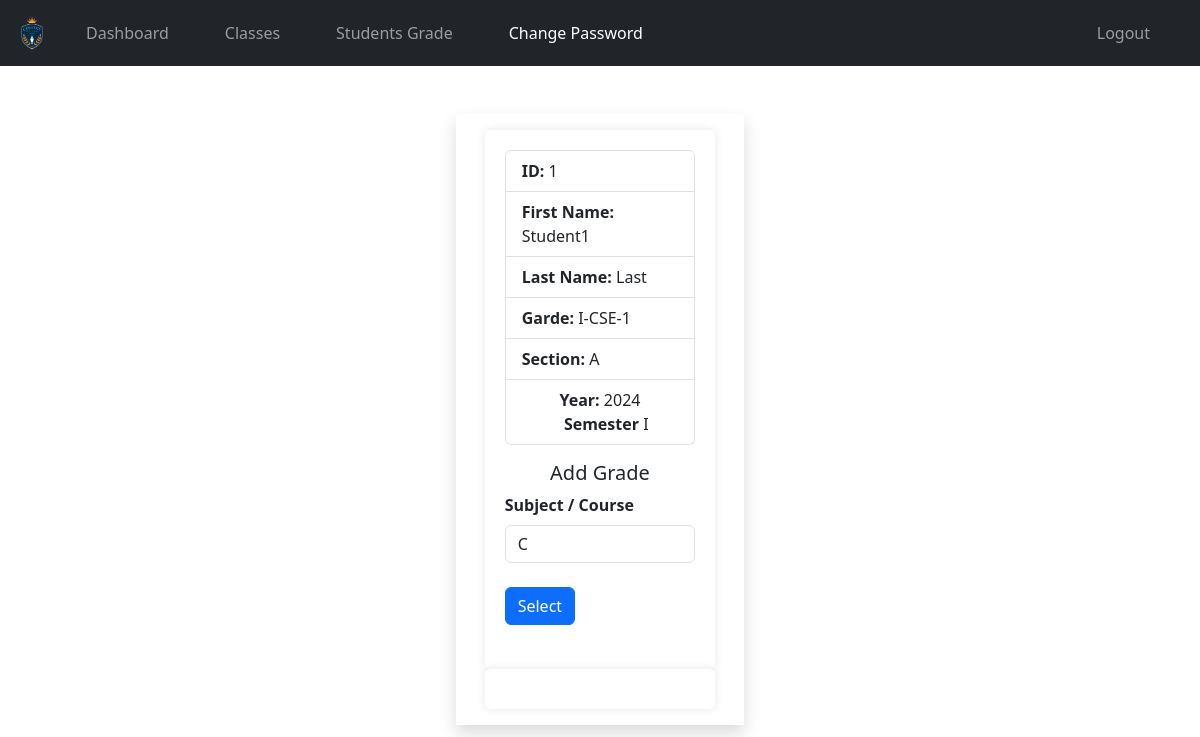
The page /teacher/student-grade.php?student_id=1 (signed in) on the database its author committed.
### tables this page shows
CREATE TABLE `students` (
  `student_id` int(11) NOT NULL,
  `username` varchar(127) NOT NULL,
  `password` varchar(255) NOT NULL,
  `fname` varchar(127) NOT NULL,
  `lname` varchar(255) NOT NULL,
  `semester` int(11) NOT NULL,
  `section` int(11) NOT NULL,
  `address` varchar(31) NOT NULL,
  `gender` varchar(7) NOT NULL,
  `email_address` varchar(255) NOT NULL,
  `date_of_birth` date NOT NULL,
  `date_of_joined` timestamp NULL DEFAULT current_timestamp(),
  `parent_fname` varchar(127) NOT NULL,
  `parent_lname` varchar(127) NOT NULL,
  `parent_phone_number` varchar(31) NOT NULL
);

CREATE TABLE `semester` (
  `semester_id` int(11) NOT NULL,
  `semester` varchar(31) NOT NULL,
  `semester_code` varchar(7) NOT NULL
);

CREATE TABLE `section` (
  `section_id` int(11) NOT NULL,
  `section` varchar(7) NOT NULL
);

CREATE TABLE `setting` (
  `id` int(11) NOT NULL,
  `current_year` int(11) NOT NULL,
  `current_semester` varchar(11) NOT NULL,
  `college_name` varchar(100) NOT NULL,
  `slogan` varchar(300) NOT NULL,
  `about` text NOT NULL,
  `contact` varchar(100) NOT NULL,
  `address` text NOT NULL,
  `course1` text NOT NULL,
  `course1desc` text NOT NULL,
  `course2` text NOT NULL,
  `course2desc` text NOT NULL,
  `course3` text NOT NULL,
  `course3desc` text NOT NULL
);

### teacher/data/student.php (called while the page is built, shortened)
<?php
function getStudentById($id, $conn){
   $sql = "SELECT * FROM students
           WHERE student_id=?";
   $stmt = $conn->prepare($sql);
   $stmt->execute([$id]);
   if ($stmt->rowCount() == 1) {
     $student = $stmt->fetch();
     return $student;
   }else {
    return 0;
   }
}

### api/settings.php (called while the page is built)
<?php
function getSetting($conn){
   $sql = "SELECT * FROM setting";
   $stmt = $conn->prepare($sql);
   $stmt->execute();
   if ($stmt->rowCount() == 1) {
	$settings = $stmt->fetch();
	return $settings;
   }else {
	return 0;
   }
}
?>

### teacher/data/subject.php (called while the page is built, shortened)
<?php
function getSubjectByGrade($semester, $conn){
   $sql = "SELECT * FROM subjects
           WHERE semester=?";
   $stmt = $conn->prepare($sql);
   $stmt->execute([$semester]);
   if ($stmt->rowCount() > 0) {
     $subject = $stmt->fetchAll();
     return $subject;
   }else {
    return 0;
   }
}
 ?>

### teacher/data/teacher.php (called while the page is built)
<?php
function getTeacherById($teacher_id, $conn){
   $sql = "SELECT * FROM teachers
           WHERE teacher_id=?";
   $stmt = $conn->prepare($sql);
   $stmt->execute([$teacher_id]);
   if ($stmt->rowCount() == 1) {
     $teacher = $stmt->fetch();
     return $teacher;
   }else {
    return 0;
   }
}

### teacher/data/grade.php (called while the page is built, shortened)
<?php
function getGradeById($semester_id, $conn){
   $sql = "SELECT * FROM semester
           WHERE semester_id=?";
   $stmt = $conn->prepare($sql);
   $stmt->execute([$semester_id]);
   if ($stmt->rowCount() == 1) {
     $grade = $stmt->fetch();
     return $grade;
   }else {
    return 0;
   }
}

### teacher/data/section.php (called while the page is built, shortened)
<?php
function getSectionById($section_id, $conn){
   $sql = "SELECT * FROM section
           WHERE section_id=?";
   $stmt = $conn->prepare($sql);
   $stmt->execute([$section_id]);
   if ($stmt->rowCount() == 1) {
     $section = $stmt->fetch();
     return $section;
   }else {
    return 0;
   }
}

### teacher/student-grade.php (the view, shortened to what this page needs)
<?php
if (isset($_SESSION['teacher_id']) &&
    isset($_SESSION['role'])) {
    if ($_SESSION['role'] == 'Teacher') {
       include "../db_connection.php";
       include "data/student.php";
       include "data/grade.php";
       include "data/class.php";
       include "data/section.php";
       include "data/subject.php";
       include "data/teacher.php";
       $student_id = $_GET['student_id'];
       $student = getStudentById($student_id, $conn);
       $subjects = getSubjectByGrade($student['semester'], $conn);
       $teacher_id = $_SESSION['teacher_id'];
       $teacher = getTeacherById($teacher_id, $conn);
       $teacher_subjects = str_split(trim($teacher['subjects']));
       $ssubject_id = 0;
 ?>
 <?php
    include "../header.php";
     ?>
<body>
    <?php
    include "../nav.php";
        if ($student != 0 && $setting !=0 && $subjects !=0 && $teacher_subjects != 0) {
     ?>
     <div class="d-flex align-items-center flex-column"><br><br>
        <div class="login shadow p-3">
        <form method="post"
              action="">
            <div class="mb-3">
                <ul class="list-group">
                    <li class="list-group-item"><b>ID: </b> <?php echo $student['student_id'] ?></li>
                  <li class="list-group-item"><b>First Name: </b> <?php echo $student['fname'] ?></li>
                  <li class="list-group-item"><b>Last Name: </b> <?php echo $student['lname'] ?></li>
                  <li class="list-group-item"><b>Garde: </b>
                    <?php  $g = getGradeById($student['semester'], $conn);
                        echo $g['semester_code'].'-'.$g['semester'];
                    ?>
                  </li>
                  <li class="list-group-item"><b>Section: </b>
                    <?php  $s = getSectionById($student['section'], $conn);
                        echo $s['section'];
                    ?>
                  </li>
                  <li class="list-group-item text-center"><b>Year: </b> <?php echo $setting['current_year']; ?> &nbsp;&nbsp;&nbsp;<b>Semester</b> <?php echo $setting['current_semester']; ?></li>
                </ul>
            </div>
            <h5 class="text-center">Add Grade</h5>
         <label class="form-label">Subject / Course</label>
            <select class="form-control"
                    name="ssubject_id">
                    <?php foreach($subjects as $subject){
                        foreach($teacher_subjects as $teacher_subject){
                            if($subject['subject_id'] == $teacher_subject){ ?>
                       <option <?php if($ssubject_id == $subject['subject_id']){echo "selected";} ?>
                           value="<?php echo $subject['subject_id'] ?>">
                        <?php echo $subject['subject_code'] ?></option>
                    <?php }   }
                        } ?>
            </select><br>
            <button type="submit" class="btn btn-primary">Select</button><br><br>
        </form>
        <form method="post"
              action="api/save-score.php">
        </div>
        </div>
     <?php
         }else{
            header("Location: students.php");
            exit;
         }
     ?>
</body>
<?php
      include "../footer.php";
     ?>
<?php
  }else {
    header("Location: ../login.php");
    exit;
  }
}else {
	header("Location: ../login.php");
	exit;
}
?>

### static/styles.css (style rules this page uses)
* { margin: 0; padding: 0; }
body { font-family: Arial, sans-serif; margin: 0; padding: 0px; background-color: #f4f4f4; color: #333; }
form { width: 90%; margin: 0 auto; background: #fff; padding: 20px; border-radius: 5px; box-shadow: 0 0 10px rgba(0, 0, 0, 0.1); }
label { font-weight: bold; margin-bottom: 5px; }

### rows shown on the page
students: student_id "1", fname "Student1", lname "Last"
semester: semester_code "I-CSE", semester "1"
section: section "A"
setting: current_year "2024", current_semester "I"

### other values the page prints
form field ssubject_id "C"
